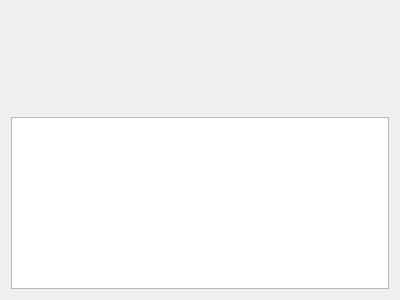
<?xml version="1.0" encoding="UTF-8"?>
<ui version="4.0">
 <class>about</class>
 <widget class="QWidget" name="about">
  <property name="geometry">
   <rect>
    <x>0</x>
    <y>0</y>
    <width>400</width>
    <height>300</height>
   </rect>
  </property>
  <property name="windowTitle">
   <string>Form</string>
  </property>
  <layout class="QVBoxLayout" name="verticalLayout">
   <item>
    <widget class="QWidget" name="widget" native="true">
     <property name="minimumSize">
      <size>
       <width>100</width>
       <height>100</height>
      </size>
     </property>
    </widget>
   </item>
   <item>
    <widget class="QPlainTextEdit" name="plainTextEdit"/>
   </item>
   <item>
    <layout class="QGridLayout" name="gridLayout"/>
   </item>
  </layout>
 </widget>
 <resources/>
 <connections/>
</ui>
